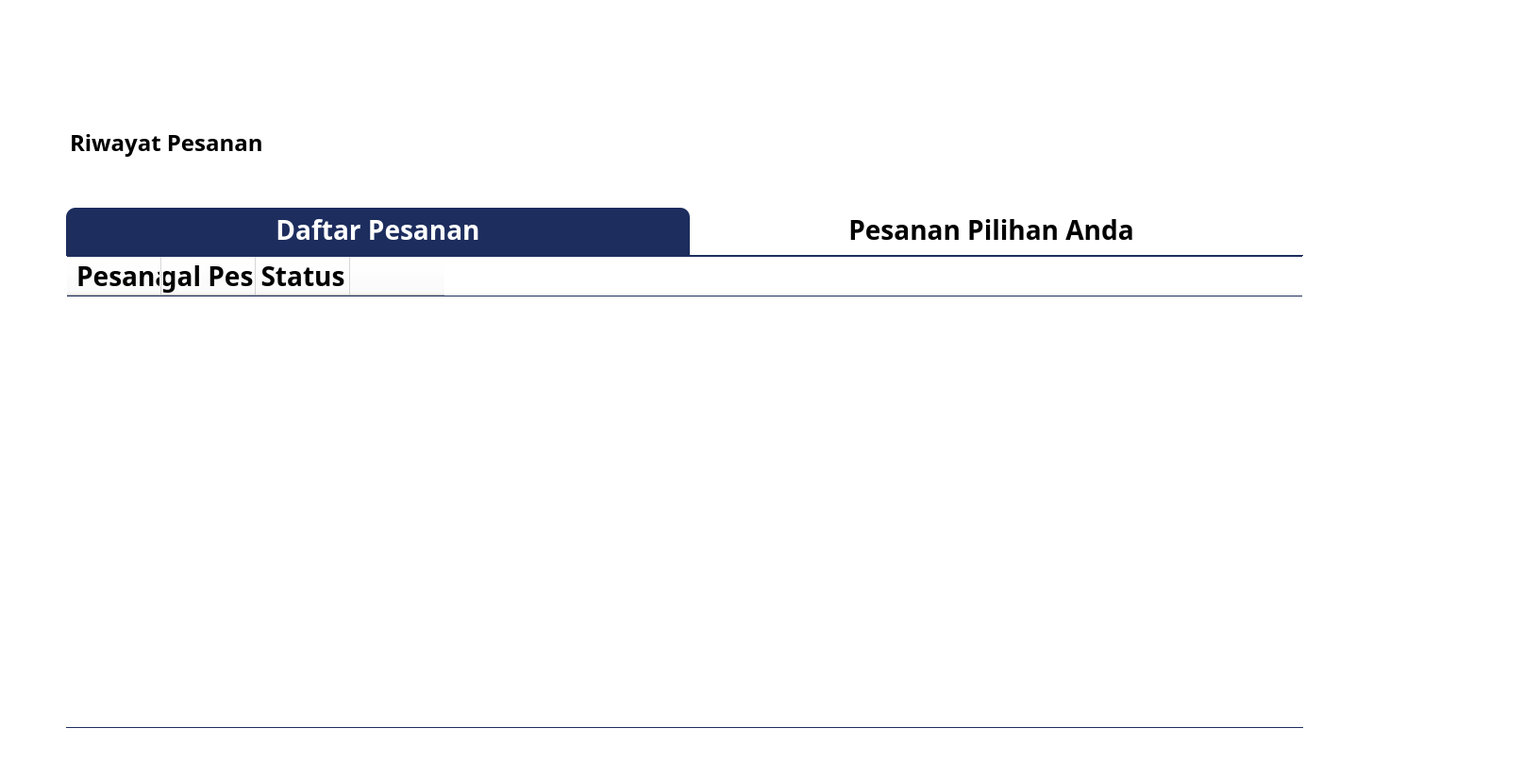
<?xml version="1.0" encoding="UTF-8"?>
<ui version="4.0">
 <class>Dialog</class>
 <widget class="QDialog" name="Dialog">
  <property name="geometry">
   <rect>
    <x>0</x>
    <y>0</y>
    <width>1632</width>
    <height>807</height>
   </rect>
  </property>
  <property name="windowTitle">
   <string>Dialog</string>
  </property>
  <property name="styleSheet">
   <string notr="true">position: absolute;
width: 276px;
height: 35px;
left: 80px;
top: 129px;

font-family: Mulish;
font-style: normal;
font-weight: bold;
font-size: 28px;
line-height: 35px;

background-color: #FFFFFF;
</string>
  </property>
  <widget class="QPushButton" name="buttonpesanan">
   <property name="geometry">
    <rect>
     <x>70</x>
     <y>220</y>
     <width>661</width>
     <height>61</height>
    </rect>
   </property>
   <property name="styleSheet">
    <string notr="true">background-color: #1D2D5E; color:#FFFFFF;
font: 16pt &quot;Mulish&quot;;
border-radius: 10px;
padding-bottom:15px;
</string>
   </property>
   <property name="text">
    <string>Daftar Pesanan</string>
   </property>
  </widget>
  <widget class="QTextBrowser" name="textjudul">
   <property name="geometry">
    <rect>
     <x>70</x>
     <y>130</y>
     <width>361</width>
     <height>81</height>
    </rect>
   </property>
   <property name="styleSheet">
    <string notr="true">color:#000000;
font: 28px &quot;Mulish&quot;;
border: 0px;
</string>
   </property>
   <property name="html">
    <string>&lt;!DOCTYPE HTML PUBLIC &quot;-//W3C//DTD HTML 4.0//EN&quot; &quot;http://www.w3.org/TR/REC-html40/strict.dtd&quot;&gt;
&lt;html&gt;&lt;head&gt;&lt;meta name=&quot;qrichtext&quot; content=&quot;1&quot; /&gt;&lt;style type=&quot;text/css&quot;&gt;
p, li { white-space: pre-wrap; }
&lt;/style&gt;&lt;/head&gt;&lt;body style=&quot; font-family:'Mulish'; font-size:28px; font-weight:400; font-style:normal;&quot;&gt;
&lt;p style=&quot; margin-top:0px; margin-bottom:0px; margin-left:0px; margin-right:0px; -qt-block-indent:0; text-indent:0px;&quot;&gt;&lt;span style=&quot; font-size:18pt; font-weight:600;&quot;&gt;Riwayat Pesanan&lt;/span&gt;&lt;/p&gt;&lt;/body&gt;&lt;/html&gt;</string>
   </property>
  </widget>
  <widget class="QTableWidget" name="tabelsemuapesanan">
   <property name="geometry">
    <rect>
     <x>70</x>
     <y>270</y>
     <width>1311</width>
     <height>501</height>
    </rect>
   </property>
   <property name="styleSheet">
    <string notr="true">font: 16pt &quot;Mulish&quot;;
border-top: 1px solid #1D2D5E;
border-bottom: 1px solid #1D2D5E;</string>
   </property>
   <column>
    <property name="text">
     <string>ID Pesanan</string>
    </property>
   </column>
   <column>
    <property name="text">
     <string>Tanggal Pesanan</string>
    </property>
   </column>
   <column>
    <property name="text">
     <string>Status</string>
    </property>
   </column>
   <column>
    <property name="text">
     <string> </string>
    </property>
   </column>
  </widget>
  <widget class="QPushButton" name="buttonpesanandia">
   <property name="geometry">
    <rect>
     <x>720</x>
     <y>220</y>
     <width>661</width>
     <height>61</height>
    </rect>
   </property>
   <property name="styleSheet">
    <string notr="true">background-color: #FFFFFF; color:#000000 ;
font: 16pt &quot;Mulish&quot;;
border-radius: 10px;
padding-bottom:15px;</string>
   </property>
   <property name="text">
    <string>Pesanan Pilihan Anda</string>
   </property>
  </widget>
  <zorder>buttonpesanandia</zorder>
  <zorder>buttonpesanan</zorder>
  <zorder>textjudul</zorder>
  <zorder>tabelsemuapesanan</zorder>
 </widget>
 <resources/>
 <connections/>
</ui>
